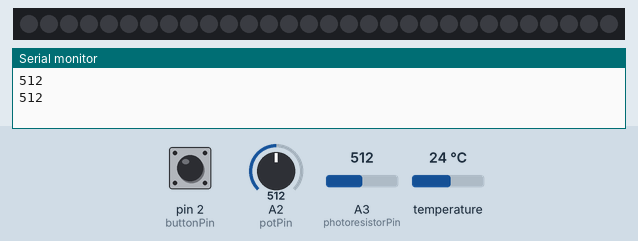
Recording of a sketch running on a simulated Arduino Uno, built with avr-gcc and run on an emulated ATmega328P. Shown: 30 RGB LEDs in strip order, left to right, the last lines printed to the serial monitor. The test bench sets the inputs (shaded band); at power-on: A2 (potPin) = 512, pin 2 (buttonPin) HIGH, temperature 24 °C, A3 (photoresistorPin) = 512. Dim RGB values are drawn brighter than linear.

Above: at 3.3 s.
3.4 s: A2 (potPin) set to 8
At 5.8 s:
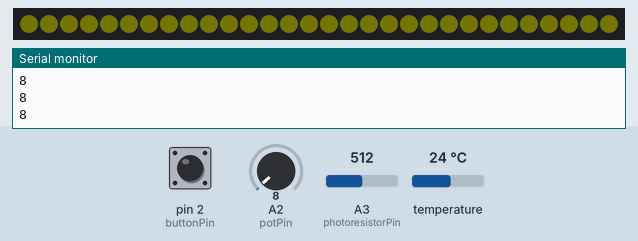
6.6 s: pin 2 (buttonPin) pulled LOW for 0.95 s
At 8.8 s:
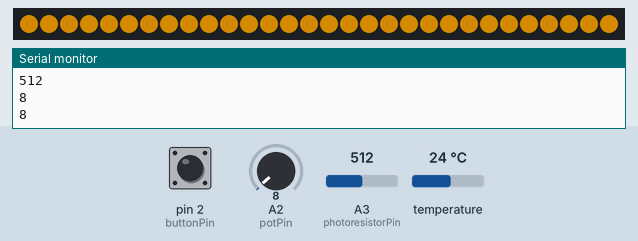
9.0 s: temperature set to 22.8 °C
10.6 s: temperature set to 21.2 °C
At 11.7 s:
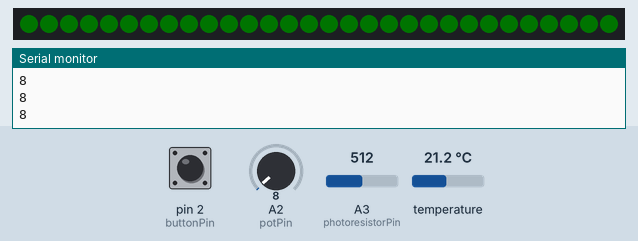
12.1 s: temperature set to 12 °C
At 13.4 s:
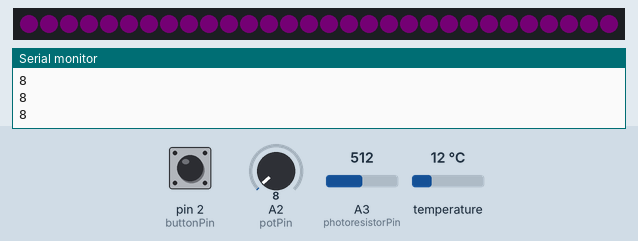
13.7 s: temperature set to 17.1 °C
15.2 s: temperature set to 18.5 °C
At 15.9 s:
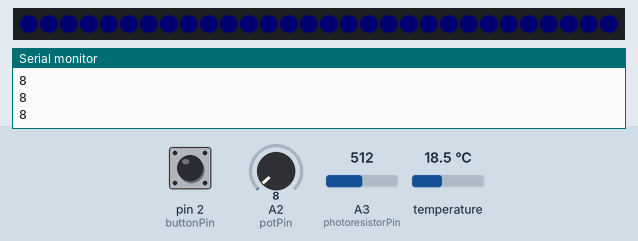
Timing chart, 0 to 17.8 s (numbered marks = the images above; inputs shaded):
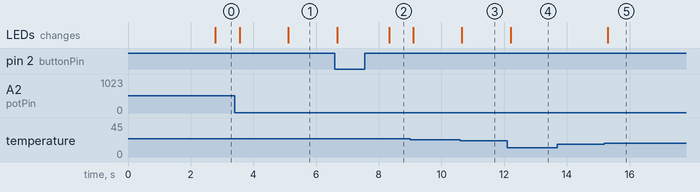

The sketch:

led_control_project.ino
```cpp
#include <FastLED.h>
#include <OneWire.h>
#include <DallasTemperature.h>
#include <SoftwareSerial.h>
#define NUM_LEDS 30 // Numarul de LED-uri din banda LED RGB
#define DATA_PIN 8 // Data pin-ul la care este conectata banda LED
#define potPin A2 // Potentiometrul conectat la pinul analog A2
#define photoresistorPin A3 // Fotorezistenta conectata la pinul analog A3
#define buttonPin 2 // Butonul conectat la pinul digital 2
SoftwareSerial bluetooth(12, 13); // Definim pinii software serial (TX, RX)
char sir[8]; // sirul hex pe care il primimi prin bluetooth
int counter = 0;  // numarator pentru sirul primit
int adc_value = 0; //  valoarea citită din conversia analogic-digitală (ADC)
uint32_t hexvalue = 0; // valoarea hexazecimală compusă
int brightness = 0; // variabila globala pentru luminozitate

// Funcție pentru compunerea unei valori hexazecimale din caractere
uint32_t composeHexFromChars(char * chars) {
   return strtol(chars, NULL, 16);
}

// Definirea instanțelor pentru banda LED și senzorul de temperatură
CRGB leds[NUM_LEDS]; // Definim OneWire si DallasTemperature
OneWire oneWire(4);
DallasTemperature sensors( & oneWire);

// Funcția de inițializare a configurării
void setup() {
   Serial.begin(9600);
   FastLED.addLeds < WS2812, DATA_PIN, GRB > (leds, NUM_LEDS);
   FastLED.setBrightness(255); // valorea initiala de luminozitate a benzii LED
   pinMode(potPin, INPUT);
   pinMode(photoresistorPin, INPUT);
   pinMode(buttonPin, INPUT_PULLUP);
   sensors.begin(); // Initializam senzorul de temperatura
   bluetooth.begin(9600); // Initializam comunicatia  software serial
   delay(2000); // Asteptam un timp pentru a initializa modulul bluetooth HC-05
   ADMUX = 0x00;
   ADMUX |= (1 << REFS0); // selectie referinta ca fiind Vcc
   ADMUX |= (1 << MUX1); // selectie canal 2
   ADCSRA |= (1 << ADIE); // pornire intreruperi
   ADCSRA |= 0b00000111; // prescaler 128
   ADCSRA |= (1 << ADEN); // selectare ADC
}

// Funcția de întrerupere pentru conversia ADC
ISR(ADC_vect) {
   adc_value = ADC;
   Serial.println(adc_value);
}

// Functia principala
void loop() {
    // Recepționarea datelor de pe bluetooth și compunerea valorii hexazecimale
   if (bluetooth.available()) {
      char receivedChar =
         bluetooth.read();
      sir[counter++] = receivedChar;
   } else {
      counter = 0;
      hexvalue = composeHexFromChars(sir);
   }

   // Citim starea butonului:
   bool buttonState = digitalRead(buttonPin);
   int brightness;


   if (buttonState) {
      ADMUX &= ~(1 << MUX0);
      ADCSRA |= (1 << ADSC);
      brightness
         = map(adc_value, 0, 1023, 0, 255);
      if (adc_value == 0.5) {
         FastLED.clear();
         FastLED.show();
      }
      sensors.requestTemperatures(); // Obtinem temperatura de la senzor
      float temperature = sensors.getTempCByIndex(0);
      // Setarea culorii LED-urilor în funcție de temperatură
      if (temperature < 18) {
         fill_solid(leds, NUM_LEDS, CRGB::Purple);
      } else if (temperature >= 18 && temperature < 20) {
         fill_solid(leds,
            NUM_LEDS, CRGB::Blue);
      } else if (temperature >= 20 && temperature < 22) {
         fill_solid(leds,
            NUM_LEDS, CRGB::Green);
      } else if (temperature >= 22 && temperature < 24) {
         fill_solid(leds,
            NUM_LEDS, CRGB::Gold);
      } else if (temperature >= 24 && temperature < 26) {
         fill_solid(leds,
            NUM_LEDS, CRGB::Orange);
      } else if (temperature >= 26) {
         fill_solid(leds, NUM_LEDS, CRGB::Red);
      }
   } else {
    // Setarea ADC pentru fotorezistor
      ADMUX |= (1 << MUX0);
      ADCSRA |= (1 << ADSC);

      // Setarea luminozității în funcție de valoarea citită de la fotorezistor
      // (logica pare să fie invers proporțională cu luminozitatea)
      if (adc_value < 70) {
         brightness = 255; // Luminozitate maxima
      } else if (adc_value >= 70 && adc_value < 190) {
         brightness = map(adc_value, 70, 190, 255, 128); // Interval 70-190: 100% -> 50% luminozitate
      } else if (adc_value >= 190 && adc_value < 280) {
         brightness = map(adc_value, 190, 280, 128, 64); // Interval 190-280: 50% -> 25% luminozitate
      } else if (adc_value >= 280 && adc_value < 400) {
         brightness = map(adc_value, 280, 400, 64, 0); // Interval 280-400: 25%-> 0% luminozitate
      } else {
         brightness = 0; // Luminozitate minima pentru valori peste 400
      }

      // Verificare și setare a culorilor LED-urilor în absența datelor de la Bluetooth
      if (hexvalue >= 5) fill_solid(leds, NUM_LEDS, hexvalue);
      else
        {
          static bool alternateColors = false;
          static unsigned long previousMillis = 0;
          const long interval = 500; // Intervalul de timp în milisecunde între schimbarea culorilor
          unsigned long currentMillis = millis();

          if (currentMillis - previousMillis >= interval) {
          previousMillis = currentMillis;

          // Schimbarea între culori
          if (alternateColors) {
            // Culorile pentru LED-uri pare
            for (int i = 0; i < NUM_LEDS; i += 2) {
                leds[i] = CRGB::Green;
            }

            // Culorile pentru LED-uri impare
            for (int i = 1; i < NUM_LEDS; i += 2) {
                leds[i] = CRGB::Red;
            }
        } else {
            // Culorile inverse pentru LED-uri pare
            for (int i = 0; i < NUM_LEDS; i += 2) {
                leds[i] = CRGB::Red;
            }

            // Culorile inverse pentru LED-uri impare
            for (int i = 1; i < NUM_LEDS; i += 2) {
                leds[i] = CRGB::Green;
            }
        }

        // Schimbăm starea pentru următoarea iterație
        alternateColors = !alternateColors;
        }
      }
   }
   // Aprindem banda LED RGB:
   FastLED.setBrightness(brightness);
   FastLED.show();
   delay(10);
}
```

Measured:
- the behaviour switches between 22 and 21.9 °C on temperature (found by bisection; images 2 and 3)
- the behaviour switches between 17.9 and 18 °C on temperature (found by bisection; images 4 and 5)
- after the input at 3.4 s, the LEDs: first differ from a run without the input after 1.7 s (image 1)
- after the input at 6.6 s, the LEDs: first change after 0.07 s (image 2 shows a later state)
- after the input at 10.6 s, the LEDs: change after 0.05 s (image 3)
- after the input at 12.1 s, the LEDs: change after 0.10 s (image 4)
- after the input at 15.2 s, the LEDs: change after 0.11 s (image 5)
